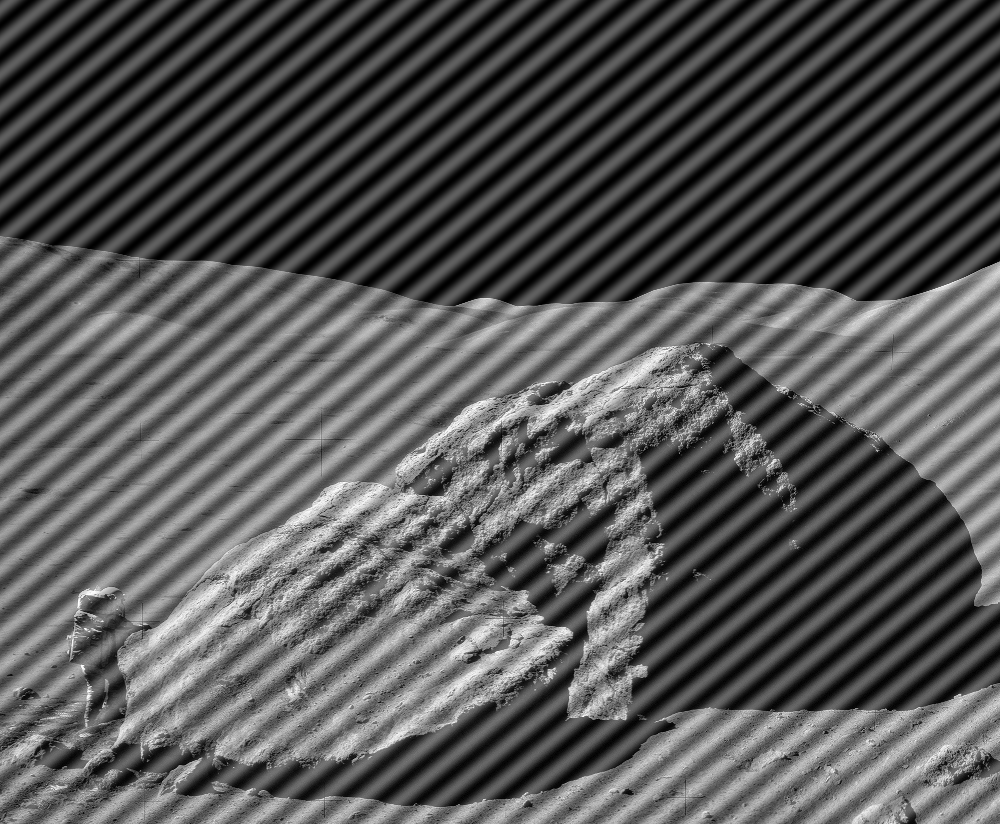
#> input picture hw3/astronaut-interference.tif, 1000 x 824 px
$ python dip_hw3_4_2.py
#> lines starting #> are read from the running program, lines starting #| are printed output that depends on the picture
#> in main, original is the input picture: shape (824, 1000); min 0, max 255, mean 86.7
import argparse
import numpy as np
import cv2
import matplotlib.pyplot as plt
import os
from pandas import *

parser = argparse.ArgumentParser()
parser.add_argument(
    "--image", help = "Image to process.", default="astronaut-interference.tif")
args = parser.parse_args()


def showImage(*img):
    title = ['[1] Original',
             '[2] Spectrum',
             '[3] Noise Pattern',
             '[4] Processed']

    for i in range(len(title)):
        plt.subplot(1,len(title),i+1)
        plt.imshow(img[i], cmap='gray')
        plt.title(title[i])
        plt.axis('off')

    plt.show()


def FFT(img):
    f = np.fft.fft2(img)
    fshift = np.fft.fftshift(f)
    mag = np.abs(fshift)
    log = np.log(1+mag)
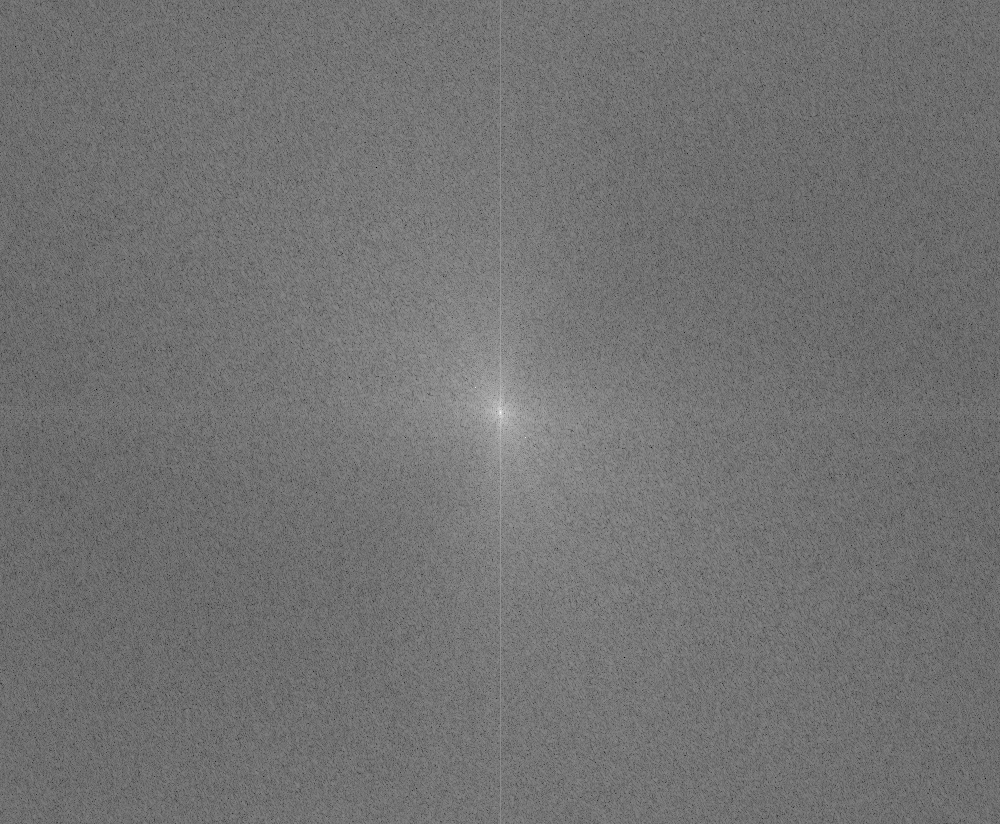
#> log: shape (824, 1000) float64; min 1.49, max 18.08, mean 8.94; drawn with min black and max white
    return fshift, mag, log

def IFFT(img):
    ishift = np.fft.ifftshift(img)
    iimg = np.fft.ifft2(ishift)
    imag = np.abs(iimg)
    return imag

def NotchFilter1(size, place):

#> called with size = (824, 1000), place = array of shape (2, 2)
    filter = np.ones(size, dtype = np.int32)

    for i in place:
        filter[i[0]][i[1]] = 0

    return filter

def Dist(u, v, M, N, uk, vk):
    #Calculate distance
    distance = ((u - M / 2 - uk)**2 + (v - N / 2 - vk)**2)**0.5
    return distance

def NotchFilter2(InterferencePoints, InterferenceSize, pairs, M, N):

    filter = np.ones((M,N), dtype=np.int32)

    for i in range(M):
        for j in range(N):
            for k in range(pairs):
                Dk_plus = Dist(i, j, M, N, InterferencePoints[k][0], InterferencePoints[k][1])
                Dk_minus = Dist(i, j, M, N, -InterferencePoints[k][0], -InterferencePoints[k][1])
                if Dk_plus == 0 or Dk_minus == 0:
                    filter[i][j] = 0
                else:
                    value = (1 /(InterferenceSize[k] / Dk_plus)**pairs) * \
                            (1 / (InterferenceSize[k] / Dk_minus)**pairs)
                    filter[i][j] *= min(1, value / 255)
    return filter

def main():
    # Load img
    path = './' + args.image
    if os.path.isfile(path):
        original = cv2.imread(path, cv2.IMREAD_GRAYSCALE)
    else :
        print ("The file" + path +" does not exist.")

    # Reserved space
    G = np.empty(original.shape)
    Filter = np.empty(original.shape)

    # FFT
    FreqDomain, Magnitude, LogMagnitude = FFT(original)

    # Filter
    if args.image == "astronaut-interference.tif":
        # [9 lines of commented-out code are left out]
        InterferencePoints = np.array([[437,525], [387, 475]])
        Filter = NotchFilter1(FreqDomain.shape, InterferencePoints)
    else:
        (M, N) = FreqDomain.shape
        pairs = 4
        InterferencePoints = np.array([[205 - M / 2, 111 - N / 2], [205 - M / 2, 56.9 - N / 2],
                                        [165 - M / 2, 111 - N / 2], [165 - M / 2, 56.9 - N / 2]])
        InterferenceSize = [20, 20, 16, 16]
        Filter = NotchFilter2(InterferencePoints, InterferenceSize, pairs, M, N)

    G = FreqDomain * Filter
    FreqNoisePattern = FreqDomain * (1 - Filter)
    # IFFT
    SpatialDomain = IFFT(G)
#> in IFFT, `imag = np.abs(iimg)`:
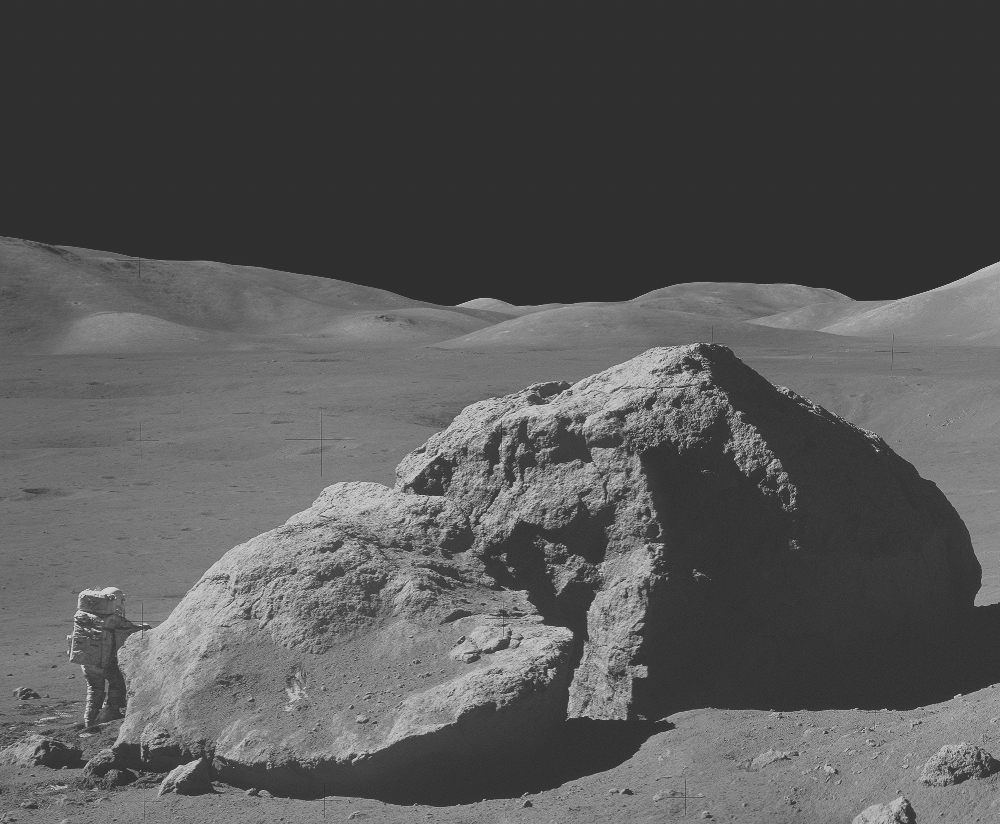
#> imag: shape (824, 1000) float64; min 47.28, max 207.7, mean 86.7
    SpatialNoisePattern = IFFT(FreqNoisePattern)
#> in IFFT (call 2), `imag = np.abs(iimg)`:
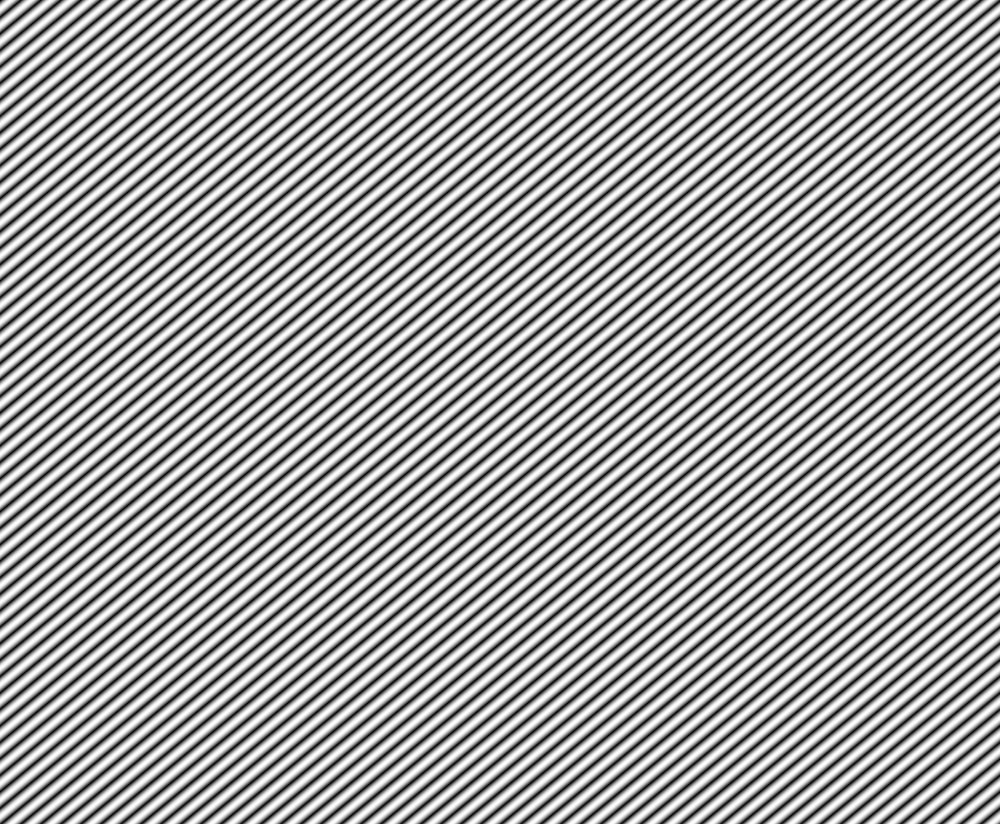
#> imag: shape (824, 1000) float64; min 0.00017, max 47.85, mean 30.5; drawn with min black and max white


    showImage(original, LogMagnitude, SpatialNoisePattern, SpatialDomain)
#> in showImage, `plt.show()`:
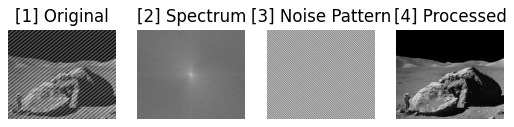
#> figure drawn by matplotlib, 4 panels

if __name__ == '__main__':
    main()
